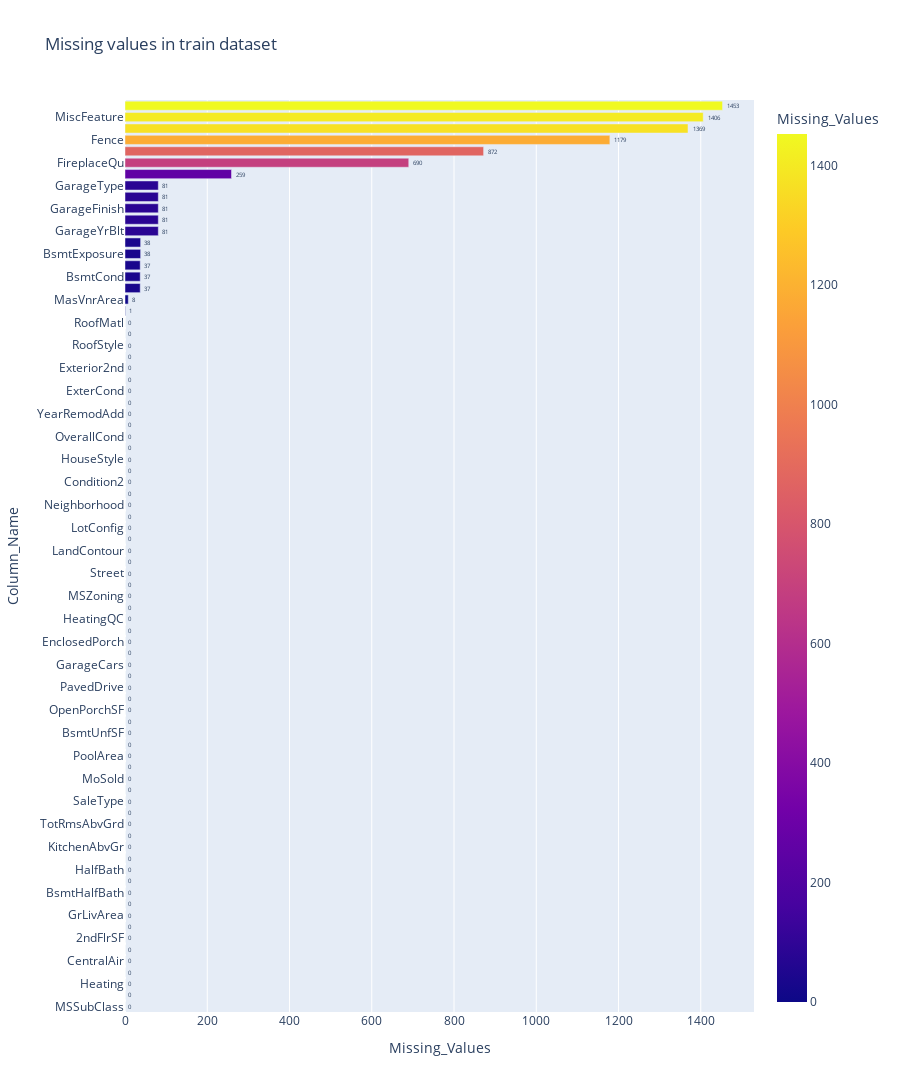

The code cell stored with this chart in its notebook:
### Code cell
import plotly.express as px
fig = px.bar(
    temp_df.sort_values(by='Missing_Values'),  # sort columns by missing values
    x='Missing_Values',                        
    y='Column_Name',                            
    orientation='h',                            # (horizontal bar)
    height=1500, width=900,                     # dimentions
    color='Missing_Values',                     
    text='Missing_Values',                      
    title='Missing values in train dataset'     # عنوان الرسم البياني
)
fig.update_traces(textposition='outside')       # make text outside the columns 
fig.show()

### Figure 1 — Plotly figure (JSON) as saved in the notebook; plotly's stock layout.template omitted (floating-point values rounded to 4 significant figures)
{"data": [{"alignmentgroup": "True", "hovertemplate": "Missing_Values=%{marker.color}<br>Column_Name=%{y}<extra></extra>", "legendgroup": "", "marker": {"color": [0, 0, 0, 0, 0, 0, 0, 0, 0, 0, 0, 0, 0, 0, 0, 0, 0, 0, 0, 0, 0, 0, 0, 0, 0, 0, 0, 0, 0, 0, 0, 0, 0, 0, 0, 0, 0, 0, 0, 0, 0, 0, 0, 0, 0, 0, 0, 0, 0, 0, 0, 0, 0, 0, 0, 0, 0, 0, 0, 0, 0, 1, 8, 37, 37, 37, 38, 38, 81, 81, 81, 81, 81, 259, 690, 872, 1179, 1369, 1406, 1453], "coloraxis": "coloraxis", "pattern": {"shape": ""}}, "name": "", "offsetgroup": "", "orientation": "h", "showlegend": false, "text": [0, 0, 0, 0, 0, 0, 0, 0, 0, 0, 0, 0, 0, 0, 0, 0, 0, 0, 0, 0, 0, 0, 0, 0, 0, 0, 0, 0, 0, 0, 0, 0, 0, 0, 0, 0, 0, 0, 0, 0, 0, 0, 0, 0, 0, 0, 0, 0, 0, 0, 0, 0, 0, 0, 0, 0, 0, 0, 0, 0, 0, 1, 8, 37, 37, 37, 38, 38, 81, 81, 81, 81, 81, 259, 690, 872, 1179, 1369, 1406, 1453], "textposition": "outside", "type": "bar", "x": [0, 0, 0, 0, 0, 0, 0, 0, 0, 0, 0, 0, 0, 0, 0, 0, 0, 0, 0, 0, 0, 0, 0, 0, 0, 0, 0, 0, 0, 0, 0, 0, 0, 0, 0, 0, 0, 0, 0, 0, 0, 0, 0, 0, 0, 0, 0, 0, 0, 0, 0, 0, 0, 0, 0, 0, 0, 0, 0, 0, 0, 1, 8, 37, 37, 37, 38, 38, 81, 81, 81, 81, 81, 259, 690, 872, 1179, 1369, 1406, 1453], "xaxis": "x", "y": ["MSSubClass", "TotalBsmtSF", "Heating", "SaleCondition", "CentralAir", "1stFlrSF", "2ndFlrSF", "LowQualFinSF", "GrLivArea", "BsmtFullBath", "BsmtHalfBath", "FullBath", "HalfBath", "BedroomAbvGr", "KitchenAbvGr", "KitchenQual", "TotRmsAbvGrd", "Functional", "SaleType", "YrSold", "MoSold", "MiscVal", "PoolArea", "ScreenPorch", "BsmtUnfSF", "3SsnPorch", "OpenPorchSF", "WoodDeckSF", "PavedDrive", "GarageArea", "GarageCars", "Fireplaces", "EnclosedPorch", "BsmtFinSF2", "HeatingQC", "BsmtFinSF1", "MSZoning", "LotArea", "Street", "LotShape", "LandContour", "Utilities", "LotConfig", "LandSlope", "Neighborhood", "Condition1", "Condition2", "BldgType", "HouseStyle", "OverallQual", "OverallCond", "SalePrice", "YearRemodAdd", "Foundation", "ExterCond", "YearBuilt", "Exterior2nd", "ExterQual", "RoofStyle", "Exterior1st", "RoofMatl", "Electrical", "MasVnrArea", "BsmtFinType1", "BsmtCond", "BsmtQual", "BsmtExposure", "BsmtFinType2", "GarageYrBlt", "GarageQual", "GarageFinish", "GarageCond", "GarageType", "LotFrontage", "FireplaceQu", "MasVnrType", "Fence", "Alley", "MiscFeature", "PoolQC"], "yaxis": "y"}], "layout": {"barmode": "relative", "coloraxis": {"colorbar": {"title": {"text": "Missing_Values"}}, "colorscale": [[0, "#0d0887"], [0.1111, "#46039f"], [0.2222, "#7201a8"], [0.3333, "#9c179e"], [0.4444, "#bd3786"], [0.5556, "#d8576b"], [0.6667, "#ed7953"], [0.7778, "#fb9f3a"], [0.8889, "#fdca26"], [1, "#f0f921"]]}, "height": 1500, "legend": {"tracegroupgap": 0}, "title": {"text": "Missing values in train dataset"}, "width": 900, "xaxis": {"anchor": "y", "domain": [0, 1], "title": {"text": "Missing_Values"}}, "yaxis": {"anchor": "x", "domain": [0, 1], "title": {"text": "Column_Name"}}}}
